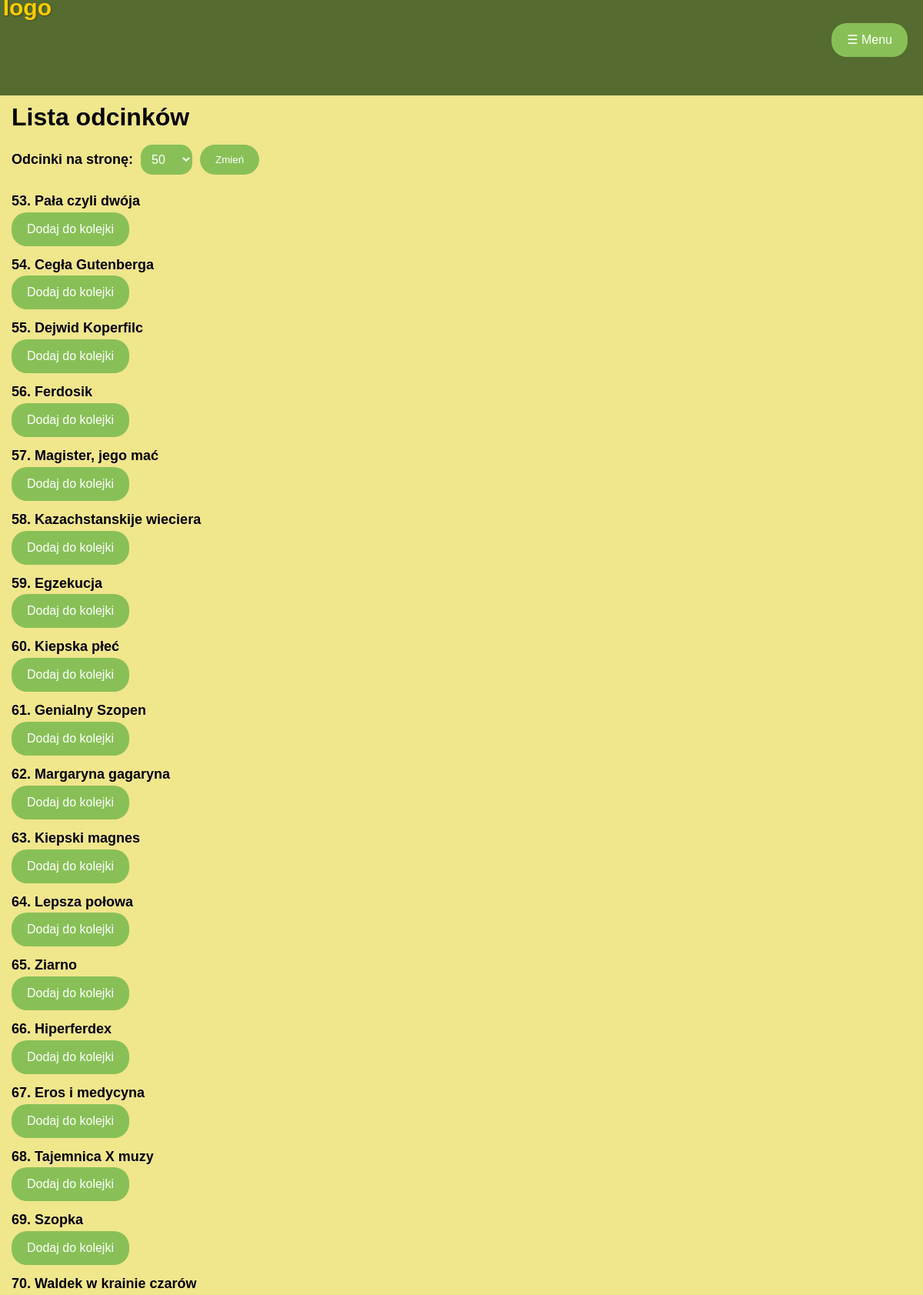
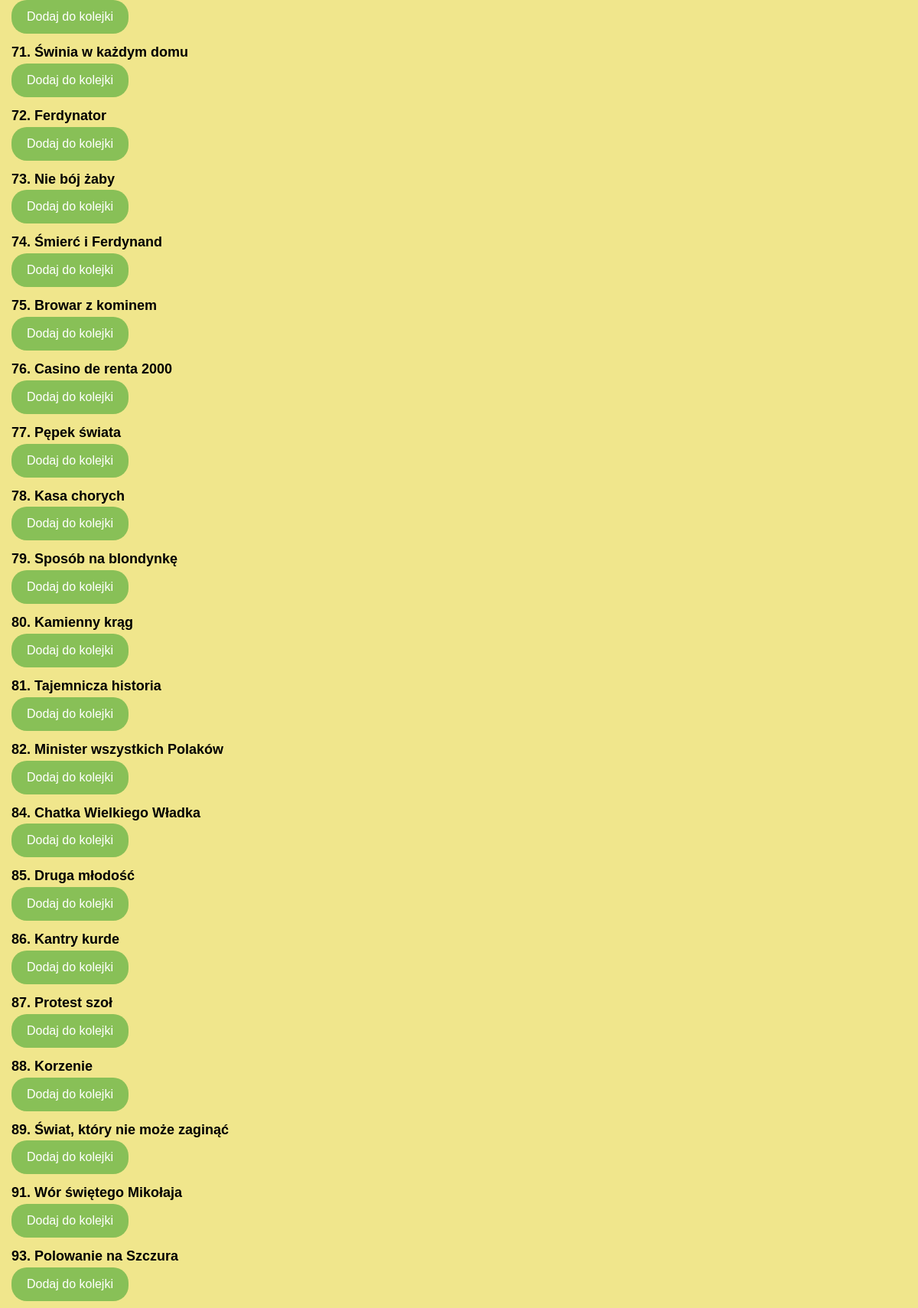
Page /player/episodes?page=2&per_page=50 (upper part) on the committed database (2 pictures, top to bottom).
### player/models.py (models this page shows, shortened)
class Video(models.Model):
    title = models.CharField(max_length=255)
    video_url = models.URLField()
    description = models.TextField(max_length=255)

### player/views.py (the view)
# urls.py: path('episodes', ListPlayerView.as_view(), name='video_list'),
class ListPlayerView(ListView):
    model = Video
    template_name = 'player/episodes_list.html'
    context_object_name = 'episodes'
    def get_context_data(self, **kwargs):
        queued_episodes = QueueItem.objects.all()
        queued_episodes = [item.episode.title for item in queued_episodes]
        context = super().get_context_data(**kwargs)
        per_page = int(self.request.GET.get('per_page', 50))  # Pobieranie wybranej liczby odcinków
        paginator = Paginator(context['episodes'], per_page)
        page_number = self.request.GET.get('page')
        page_obj = paginator.get_page(page_number)
        context = {
            'episodes': page_obj,
            'per_page': per_page,
            'queued_episodes': queued_episodes
        }
        return context

### player/views.py (called while the page is built)
def get_available_episodes(request):
    episodes = list(Video.objects.values_list('pk', flat=True))
    return {'available_episodes': episodes}

### player/templates/player/episodes_list.html (shortened to what this page needs)
{% extends 'base.html' %}
{% load static %}
{% block content %}
    <div class="episodes-list">
        <h2 class="episodes-head">
            Lista odcinków
        </h2>
        <form method="get" action="{% url 'player:video_list' %}">
            <label for="per-page">Odcinki na stronę:</label>
            <select id="per-page" name="per_page">
                <option value="50" {% if per_page == 50 %} selected {% endif %}>50</option>
            </select>
            <input type="submit" value="Zmień">
        </form>
        {% for episode in episodes %}
            <a href="{% url 'player:video_detail' pk=episode.pk %}">{{ episode.title }}</a><br>
            <button class="add-to-queue-btn button-like-link{% if episode.title in queued_episodes %} saved{% endif %}"
                    data-pk="{{ episode.pk }}">Dodaj do kolejki</button>
        {% endfor %}
    </div>
{% endblock %}

### static/djangoPlayer/styles.css (style rules this page uses)
body { margin: 0; padding: 0; background-color: #F0E68C; }
.button-like-link { margin-right: 10px; }
.button-like-link { background-color: #88c057; color: white; border: none; padding: 10px 20px; border-radius: 20px; font-size: 16px; font-family: Arial, sans-serif; text-align: center; line-height: 1.5; transition: background-color 0.3s, color 0.3s; cursor: pointer; margin-right: 10px; display: block; margin-bottom: 10px; }
a { text-decoration: none; color: inherit; }
.episodes-list { font-family: 'Arial', sans-serif; font-weight: bold; font-size: 18px; line-height: 1.6; color: #000; margin: 20px 0 20px 15px; cursor: pointer; }
.episodes-head { font-size: 32px; display: block; font-weight: bold; cursor: default; margin-bottom: 10px; }
form { display: flex; align-items: center; margin-bottom: 20px; }
label { margin-right: 10px; font-weight: bold; font-family: 'Arial', sans-serif; }
select { padding: 10px; font-size: 16px; color: white; border-radius: 15px; background-color: #88c057; cursor: pointer; margin-right: 10px; border: none; }
input[type="submit"] { padding: 12px 20px; / font-size: 24px; background-color: #88c057; color: white; border: none; border-radius: 20px; cursor: pointer; }

### rows in the picture
Video: title "53. Pała czyli dwója"
Video: title "54. Cegła Gutenberga"
Video: title "55. Dejwid Koperfilc"
Video: title "56. Ferdosik"
Video: title "57. Magister, jego mać"
Video: title "58. Kazachstanskije wieciera"
Video: title "59. Egzekucja"
Video: title "60. Kiepska płeć"
Video: title "61. Genialny Szopen"
Video: title "62. Margaryna gagaryna"
Video: title "63. Kiepski magnes"
Video: title "64. Lepsza połowa"
Video: title "65. Ziarno"
Video: title "66. Hiperferdex"
Video: title "67. Eros i medycyna"
Video: title "68. Tajemnica X muzy"
Video: title "69. Szopka"
Video: title "70. Waldek w krainie czarów"
Video: title "71. Świnia w każdym domu"
Video: title "72. Ferdynator"
Video: title "73. Nie bój żaby"
Video: title "74. Śmierć i Ferdynand"
Video: title "75. Browar z kominem"
Video: title "76. Casino de renta 2000"
Video: title "77. Pępek świata"
Video: title "78. Kasa chorych"
Video: title "79. Sposób na blondynkę"
Video: title "80. Kamienny krąg"
Video: title "81. Tajemnicza historia"
Video: title "82. Minister wszystkich Polaków"
Video: title "84. Chatka Wielkiego Władka"
Video: title "85. Druga młodość"
Video: title "86. Kantry kurde"
Video: title "87. Protest szoł"
Video: title "88. Korzenie"
Video: title "89. Świat, który nie może zaginąć"
Video: title "91. Wór świętego Mikołaja"
Video: title "93. Polowanie na Szczura"
